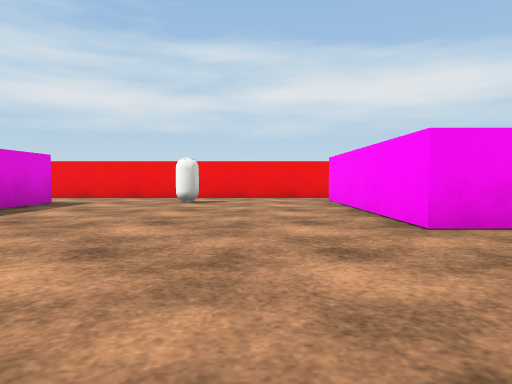
View 1 (above)

19 first-person views from a walk through a scene from a Unity 3-D project. The camera is 0.51 m above the floor, tilts 2° down and sees 70° across. The floor is counted in squares, 1 m on a side. Each view is taken from the middle of a square. On the plan, view 1 faces up. The plan holds only what a view shows up to about 9 squares ahead; the rest is blank. The player character is not drawn. Surface patterns are stand-ins for the level's own textures.

View 2
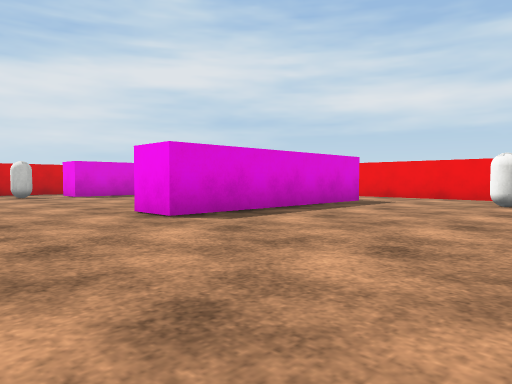

View 3
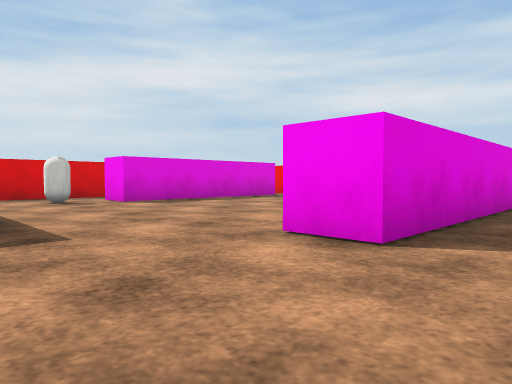

View 4
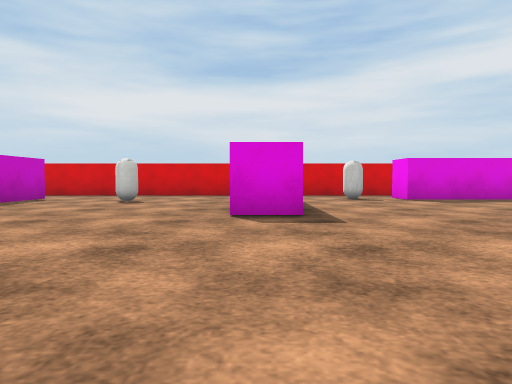

View 5
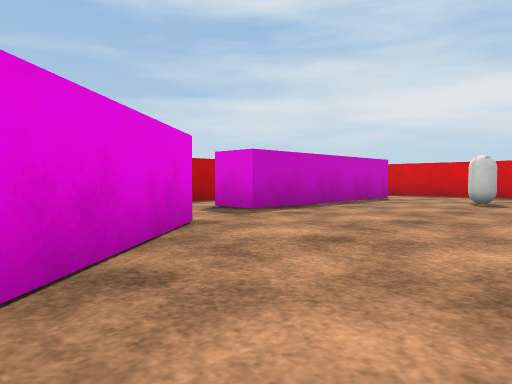

View 6
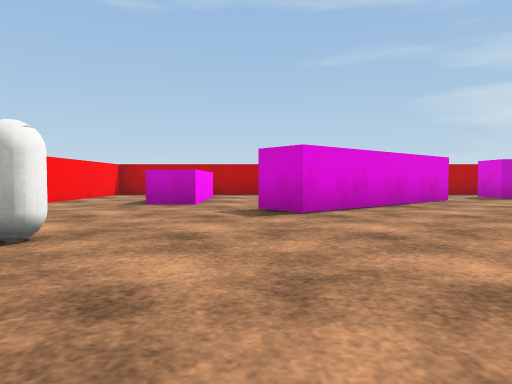

View 7
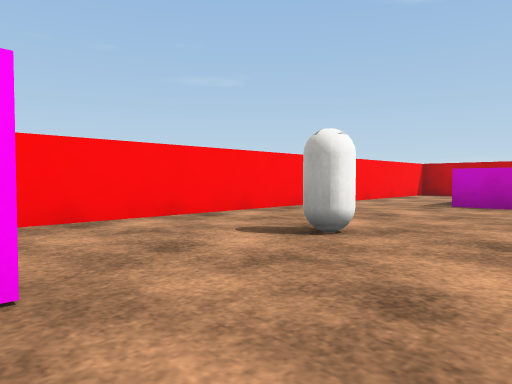

View 8
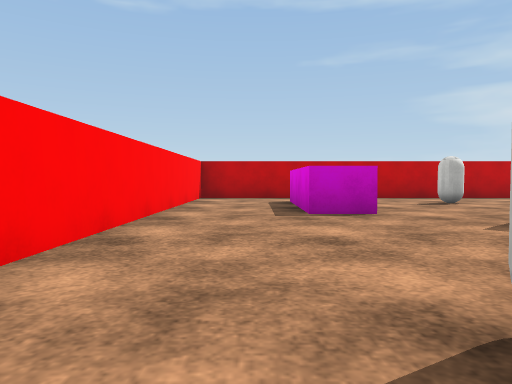

View 9
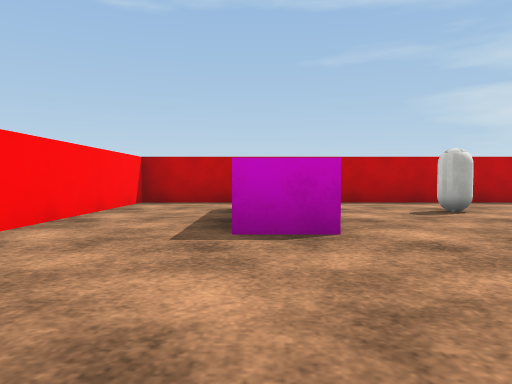

View 10
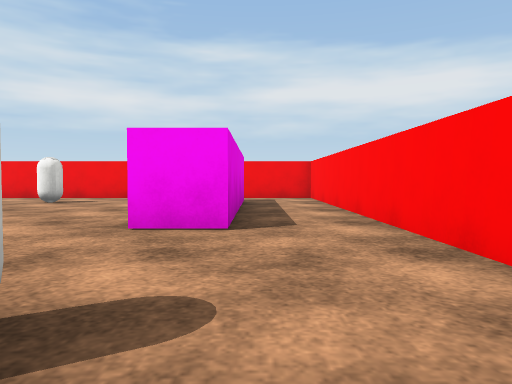

View 11
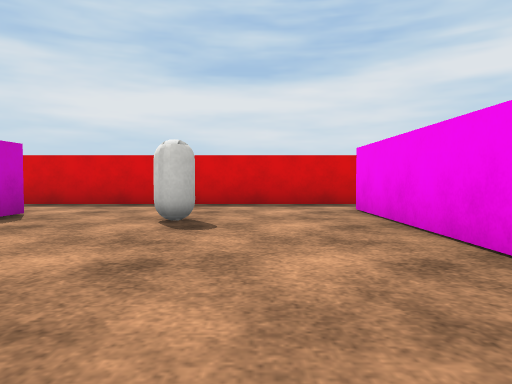

View 12
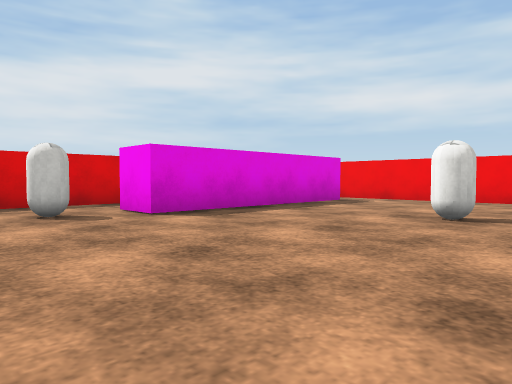

View 13
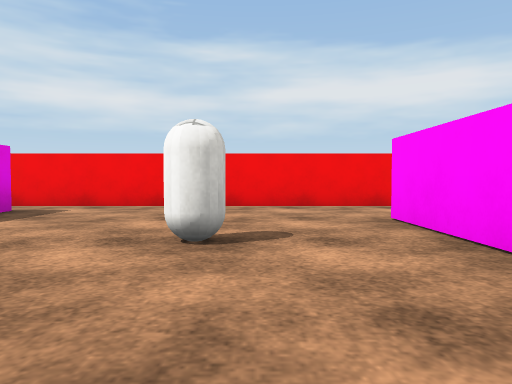

View 14
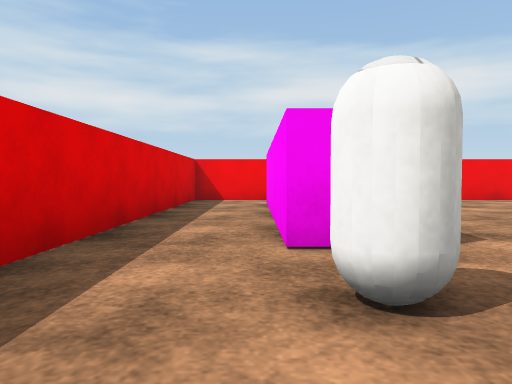

View 15
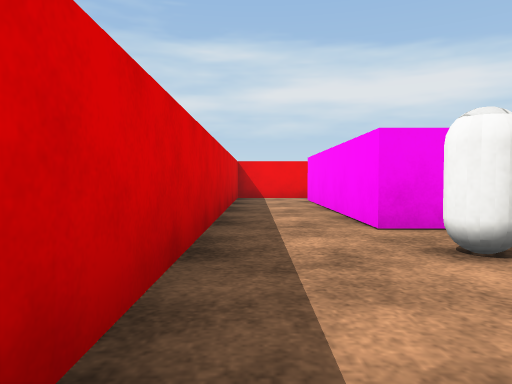

View 16
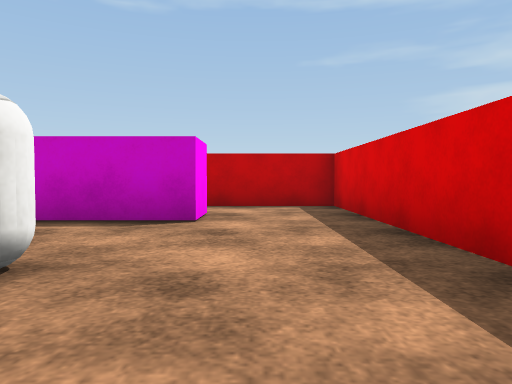

View 17
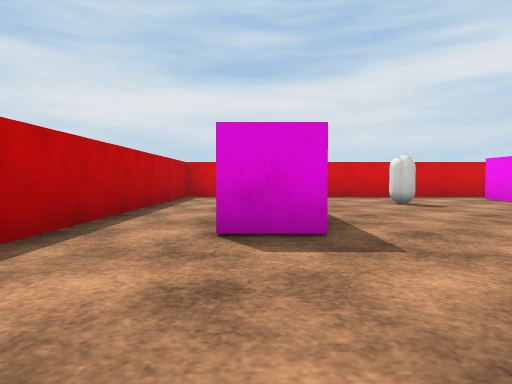

View 18
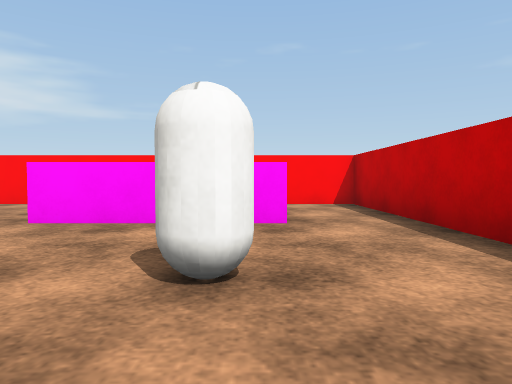

View 19
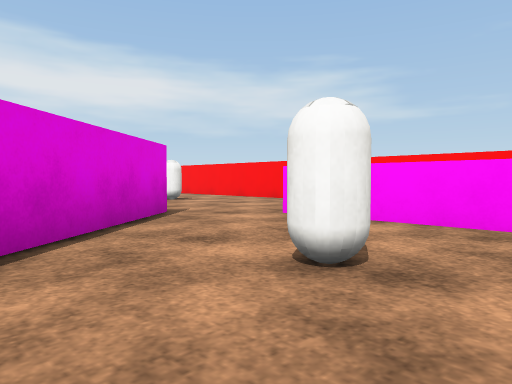

### Floor plan
Points are (right, up) in squares from view 1. A wall is a line through its corners. A room is listed if a view was taken in it or the views show most of it. See-through windows are left out.
Room 1 (views 1, 2, 3, 4, 5, 6, 7, 8, 9, 10, 11, 12, 13, 14, 15, 16, 17, 18, 19)
walls: (-7, 0.8) (-7, -0.4); (-8.2, -0.4) (-12, -0.4); (-5.3, 5.4) (-5.3, 7.8); (-4.5, -4.6) (-0.7, -1.4) (0, -2.1) (-2.5, -4.2); (-4.3, 7.8) (-4.3, 2.6) (-5.4, 2.6); (-4.4, 10) (-13.5, 10) (-13.5, -8) (-5.8, -8); (-3.6, -8) (4.5, -8) (4.5, 9); (1.2, -6.4) (1.2, -3.4) (2.2, -3.4) (2.2, -4.6); (2.2, -5.6) (2.2, -6.1); (-2.1, 10) (-2.8, 10); (2.7, 8) (2.7, 3.6) (1.7, 3.6) (1.7, 8.6); (-10.8, 8.8) (-10.8, 3.6) (-11.8, 3.6) (-11.8, 8.6); (-11.3, -6.4) (-11.3, -5.4) (-6.3, -5.4) (-6.3, -6.4)
objects: capsule (-11, -3) to (-10, -3); capsule (-11, 2) to (-11, 3); capsule (-8, 6) to (-7, 6); capsule (-2, 8) to (-1, 8); capsule (-1, -6); capsule (2, 1)

Where each view was taken, in squares from view 1:
view 1: 0 up, 0 right, facing up
view 2: 0 up, 0 right, facing up-left
view 3: 0 up, 3 left, facing up-left
view 4: 0 up, 2 left, facing left
view 5: 1 down, 2 left, facing down-left
view 6: 4 up, 0 right, facing down
view 7: 4 up, 0 right, facing down-right
view 8: 2 up, 3 right, facing down
view 9: 0 up, 2 right, facing down
view 10: 0 up, 3 right, facing up
view 11: 2 down, 6 left, facing left
view 12: 1 up, 6 left, facing up-left
view 13: 3 up, 7 left, facing up
view 14: 1 up, 12 left, facing up
view 15: 0 up, 13 left, facing up
view 16: 1 down, 12 left, facing down
view 17: 6 down, 3 left, facing left
view 18: 6 down, 3 left, facing right
view 19: 7 down, 3 left, facing up-right
